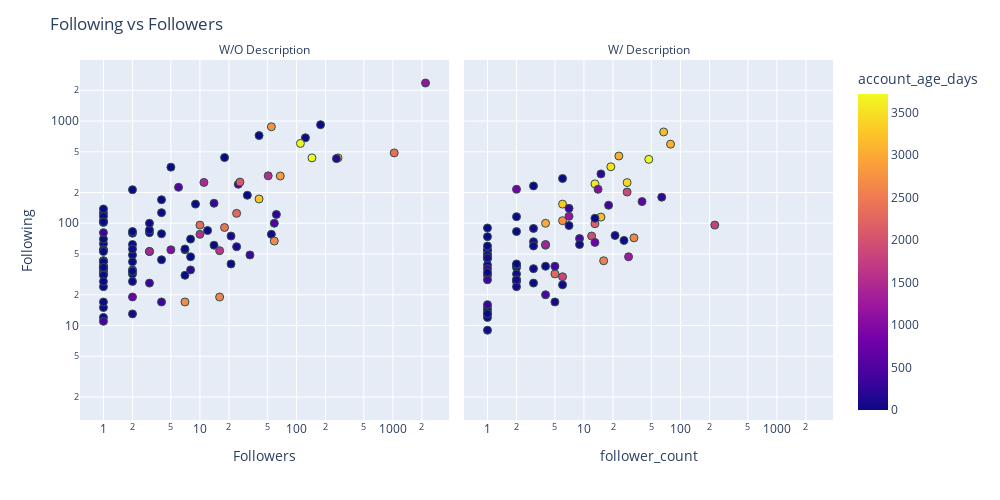

The notebook cell this image was saved under:
### Code cell
## Following vs Followers
fig = px.scatter(followers_df, x = 'follower_count', y = 'following_count',color = 'account_age_days',facet_col='description_empty',log_x=True,log_y=True)

fig.update_traces(
    marker = dict(size = 8,line = dict(width=1,color='DarkSlateGrey'))
)

fig.for_each_annotation(lambda a: a.update(text=a.text.split("=")[-1]))

fig.update_layout(
    title = 'Following vs Followers',
    xaxis_title = 'Followers',
    yaxis_title = 'Following',
    width = 1000,
    height = 500
)

fig.show()

### Figure 1 — Plotly figure (JSON) as saved in the notebook; plotly's stock layout.template omitted (floating-point values rounded to 4 significant figures; data arrays with more than 128 entries replaced by an {"elided": "..."} marker saying what was removed)
{"data": [{"hovertemplate": "description_empty=W/O Description<br>follower_count=%{x}<br>following_count=%{y}<br>account_age_days=%{marker.color}<extra></extra>", "legendgroup": "", "marker": {"color": {"elided": "160 int values"}, "coloraxis": "coloraxis", "line": {"color": "DarkSlateGrey", "width": 1}, "size": 8, "symbol": "circle"}, "mode": "markers", "name": "", "orientation": "v", "showlegend": false, "type": "scatter", "x": {"elided": "160 int values"}, "xaxis": "x", "y": {"elided": "160 int values"}, "yaxis": "y"}, {"hovertemplate": "description_empty=W/ Description<br>follower_count=%{x}<br>following_count=%{y}<br>account_age_days=%{marker.color}<extra></extra>", "legendgroup": "", "marker": {"color": {"elided": "140 int values"}, "coloraxis": "coloraxis", "line": {"color": "DarkSlateGrey", "width": 1}, "size": 8, "symbol": "circle"}, "mode": "markers", "name": "", "orientation": "v", "showlegend": false, "type": "scatter", "x": {"elided": "140 int values"}, "xaxis": "x2", "y": {"elided": "140 int values"}, "yaxis": "y2"}], "layout": {"annotations": [{"font": {}, "showarrow": false, "text": "W/O Description", "x": 0.245, "xanchor": "center", "xref": "paper", "y": 1, "yanchor": "bottom", "yref": "paper"}, {"font": {}, "showarrow": false, "text": "W/ Description", "x": 0.755, "xanchor": "center", "xref": "paper", "y": 1, "yanchor": "bottom", "yref": "paper"}], "coloraxis": {"colorbar": {"title": {"text": "account_age_days"}}, "colorscale": [[0, "#0d0887"], [0.1111, "#46039f"], [0.2222, "#7201a8"], [0.3333, "#9c179e"], [0.4444, "#bd3786"], [0.5556, "#d8576b"], [0.6667, "#ed7953"], [0.7778, "#fb9f3a"], [0.8889, "#fdca26"], [1, "#f0f921"]]}, "height": 500, "legend": {"tracegroupgap": 0}, "margin": {"t": 60}, "title": {"text": "Following vs Followers"}, "width": 1000, "xaxis": {"anchor": "y", "domain": [0, 0.49], "title": {"text": "Followers"}, "type": "log"}, "xaxis2": {"anchor": "y2", "domain": [0.51, 1], "matches": "x", "title": {"text": "follower_count"}, "type": "log"}, "yaxis": {"anchor": "x", "domain": [0, 1], "title": {"text": "Following"}, "type": "log"}, "yaxis2": {"anchor": "x2", "domain": [0, 1], "matches": "y", "showticklabels": false, "type": "log"}}}
